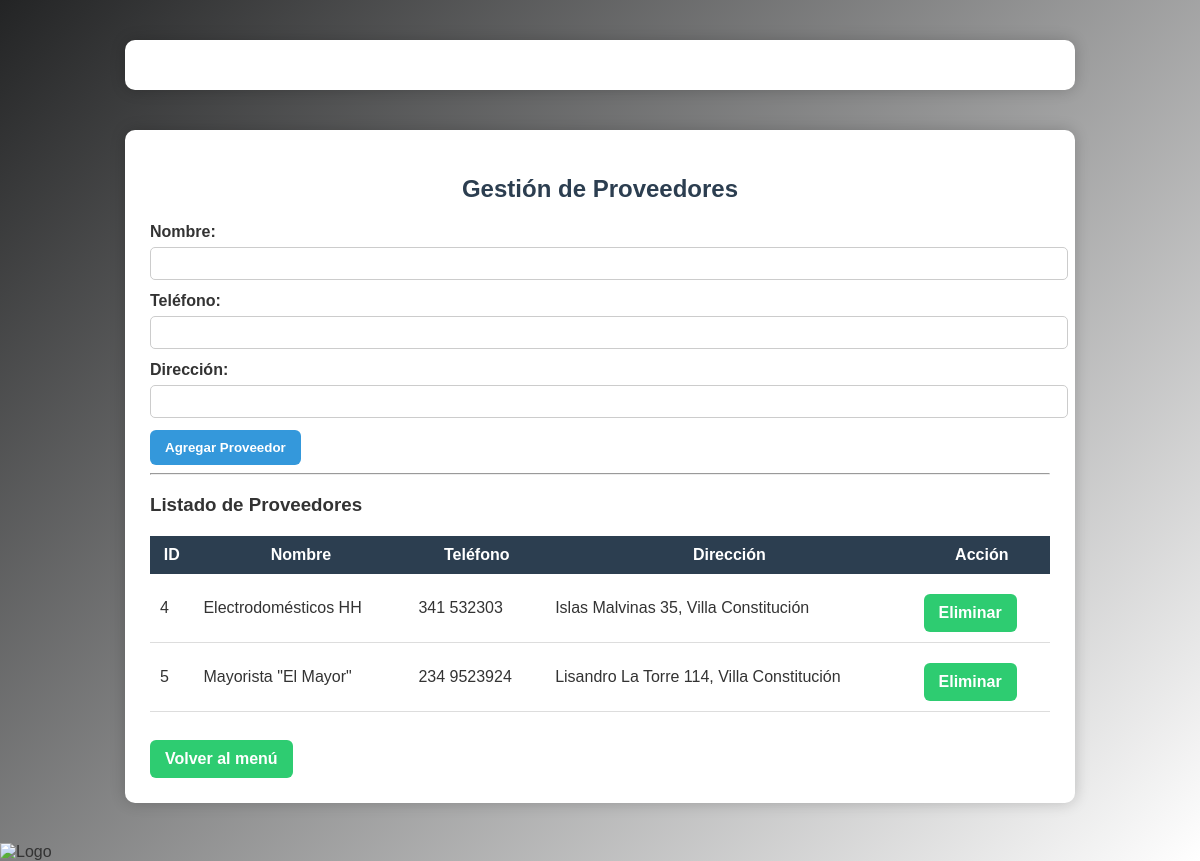
/proveedores.php (signed in), run on the app's committed database.
### tables this page shows
CREATE TABLE `proveedores` (
  `id` int(11) NOT NULL,
  `nombre` varchar(100) NOT NULL,
  `telefono` varchar(50) DEFAULT NULL,
  `direccion` varchar(150) DEFAULT NULL
);

### proveedores.php (the view, shortened to what this page needs)
 <!DOCTYPE html>
<html>
<head>
    <link rel="stylesheet" href="estilos.css">
</head>
<?php
include("conexionbd.php");
?>
<body>
<div class="container">
<h2>Gestión de Proveedores</h2>
<form method="POST">
    <label>Nombre:</label>
    <input type="text" name="nombre" required>
    <label>Teléfono:</label>
    <input type="text" name="telefono">
    <label>Dirección:</label>
    <input type="text" name="direccion">
    <button type="submit">Agregar Proveedor</button>
</form>
<hr>
<h3>Listado de Proveedores</h3>
<table>
<tr>
    <th>ID</th>
    <th>Nombre</th>
    <th>Teléfono</th>
    <th>Dirección</th>
    <th>Acción</th>
</tr>
<?php
$sql = "SELECT * FROM proveedores";
$resultado = mysqli_query($conexion, $sql);
while ($fila = mysqli_fetch_assoc($resultado)) {
    echo "<tr>";
    echo "<td>".$fila['id']."</td>";
    echo "<td>".$fila['nombre']."</td>";
    echo "<td>".$fila['telefono']."</td>";
    echo "<td>".$fila['direccion']."</td>";
    echo "<td>
            <a class='btn' href='proveedores.php?eliminar=".$fila['id']."'>Eliminar</a>
          </td>";
    echo "</tr>";
}
?>
</table>
<br>
<a class="btn" href="menu.php">Volver al menú</a>
</div>
        <img src="SOFTWAREATHOME.PNG" alt="Logo" width="300">
</body>
</html>

### estilos.css (style rules this page uses)
body { margin: 0; font-family: Arial, Helvetica, sans-serif; background: linear-gradient(135deg, #232425, #ffffff); color: #333; }
.container { width: 80%; max-width: 900px; margin: 40px auto; background: white; padding: 25px; border-radius: 10px; box-shadow: 0px 0px 15px rgba(0,0,0,0.2); }
h1, h2 { text-align: center; color: #2c3e50; }
a { text-decoration: none; }
.btn { display: inline-block; padding: 10px 15px; background: #2ecc71; color: white; border-radius: 6px; font-weight: bold; margin-top: 10px; }
table { width: 100%; border-collapse: collapse; margin-top: 20px; }
table th { background: #2c3e50; color: white; padding: 10px; }
table td { padding: 10px; border-bottom: 1px solid #ddd; }
input, select { width: 100%; padding: 8px; margin: 6px 0 12px 0; border-radius: 5px; border: 1px solid #ccc; }
button { padding: 10px 15px; border: none; background: #3498db; color: white; border-radius: 6px; font-weight: bold; cursor: pointer; }
form label { font-weight: bold; }

### data on the page
proveedores: id "4", nombre "Electrodomésticos HH", telefono "341 532303", direccion "Islas Malvinas 35, Villa Constitución"
proveedores: id "5", nombre "Mayorista \"El Mayor\"", telefono "234 9523924", direccion "Lisandro La Torre 114, Villa Constitución"
